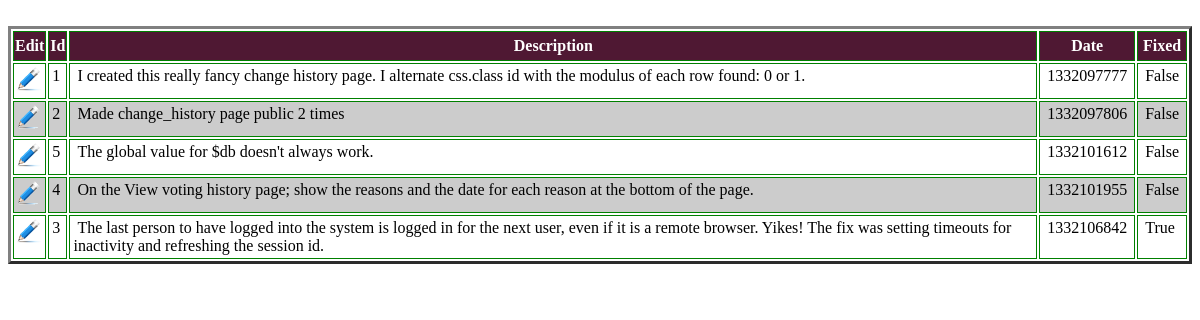
The app's page /change_history_update.php with its own data.
### tables this page shows
CREATE TABLE IF NOT EXISTS `change_history` (
  `id` int(11) NOT NULL AUTO_INCREMENT,
  `description` varchar(2048) NOT NULL,
  `date` bigint(255) NOT NULL,
  `fixed` int(1) NOT NULL,
  PRIMARY KEY (`id`)
);

### change_history_update.php (the view, shortened to what this page needs)
<?php
	function getchange_history()  {
	$tb_struc='<table class="info" border="3">
					<tr style="background-color: rgb(79, 24, 51); color: white">
						<th>Edit</th>
						<th>Id</th>
						<th>Description</th>
						<th>Date</th>
						<th>Fixed</th>
					</tr>';
		@$db = new mysqli(dbhost, dbuser, dbpwd, dbname);
		$query = 'select id, description, date, fixed
					from change_history
					order by date';
      $stmt = $db->query($query);
      $num_results=$stmt->num_rows;
		echo "<br/>" . $tb_struc;
      for($i=0; $i<$num_results; $i++)	{
         for($i=0; $i<$num_results; $i++)	{
            $row=$stmt->fetch_assoc();
               $id = htmlspecialchars(stripslashes($row['id']));
               $description = htmlspecialchars(stripslashes($row['description']));
					$date = htmlspecialchars(stripslashes($row['date']));
					$f = htmlspecialchars(stripslashes($row['fixed']));
					$fixed = ($f == 0)? 'False': 'True';
					$class = ($i%2 == 0)? 'row0': 'row1';
					$icon = ($i%2 == 0)? 'edit_smW.png': 'edit_smG.png';
					echo "<tr class='$class'>";
					$butt1 = '<a href="menutemplate.php?process=change_history_update_edit.php&recno=' . $id . '">';
					$butt2 = '<img src="images/' .$icon. '" alt="" height="24" width="24" /></a>';
					echo '<td>' .$butt1.$butt2. '</td> <td>' .$id. '</td><td>&nbsp;' . $description .
					'&nbsp;</td><td>&nbsp;' . $date . '&nbsp;</td><td>&nbsp;' . $fixed . '&nbsp;</td></tr>';
         }
      }
   }
?>
<!DOCTYPE html PUBLIC "-//W3C//DTD XHTML 1.0 Strict//EN"
        "http://www.w3.org/TR/xhtml1/DTD/xhtml1-strict.dtd">
<html xmlns="http://www.w3.org/1999/xhtml" xml:lang="en" lang="en">
<head>
	<link rel="stylesheet" href="css/menu_style.css" type="text/css" />
</head>
<body>
	<?php	getchange_history(); ?>
</body>
</html>

### css/menu_style.css (style rules this page uses)
.row0 { background:white; background-color: #fff; }
.row1 { background:black; background-color: #ccc; }
table { margin-left: auto; margin-right: auto; }
table.info th, table.info td { border: 1px solid green }
table.info tbody tr { height: 30px }
table.info tbody td { vertical-align: top; padding: 3px }

### records on screen
change_history: id "1", description "I created this really fancy change history page. I alternate css.class id with the modulus of each row found: 0 or 1.", date "1332097777", fixed "False"
change_history: id "2", description "Made change_history page public 2 times", date "1332097806", fixed "False"
change_history: id "5", description "The global value for $db doesn't always work.", date "1332101612", fixed "False"
change_history: id "4", description "On the View voting history page; show the reasons and the date for each reason at the bottom of the page.", date "1332101955", fixed "False"
change_history: id "3", description "The last person to have logged into the system is logged in for the next user, even if it is a remote browser. Yikes! The fix was setting timeouts for inactivity and refreshing the session id.", date "1332106842", fixed "True"
